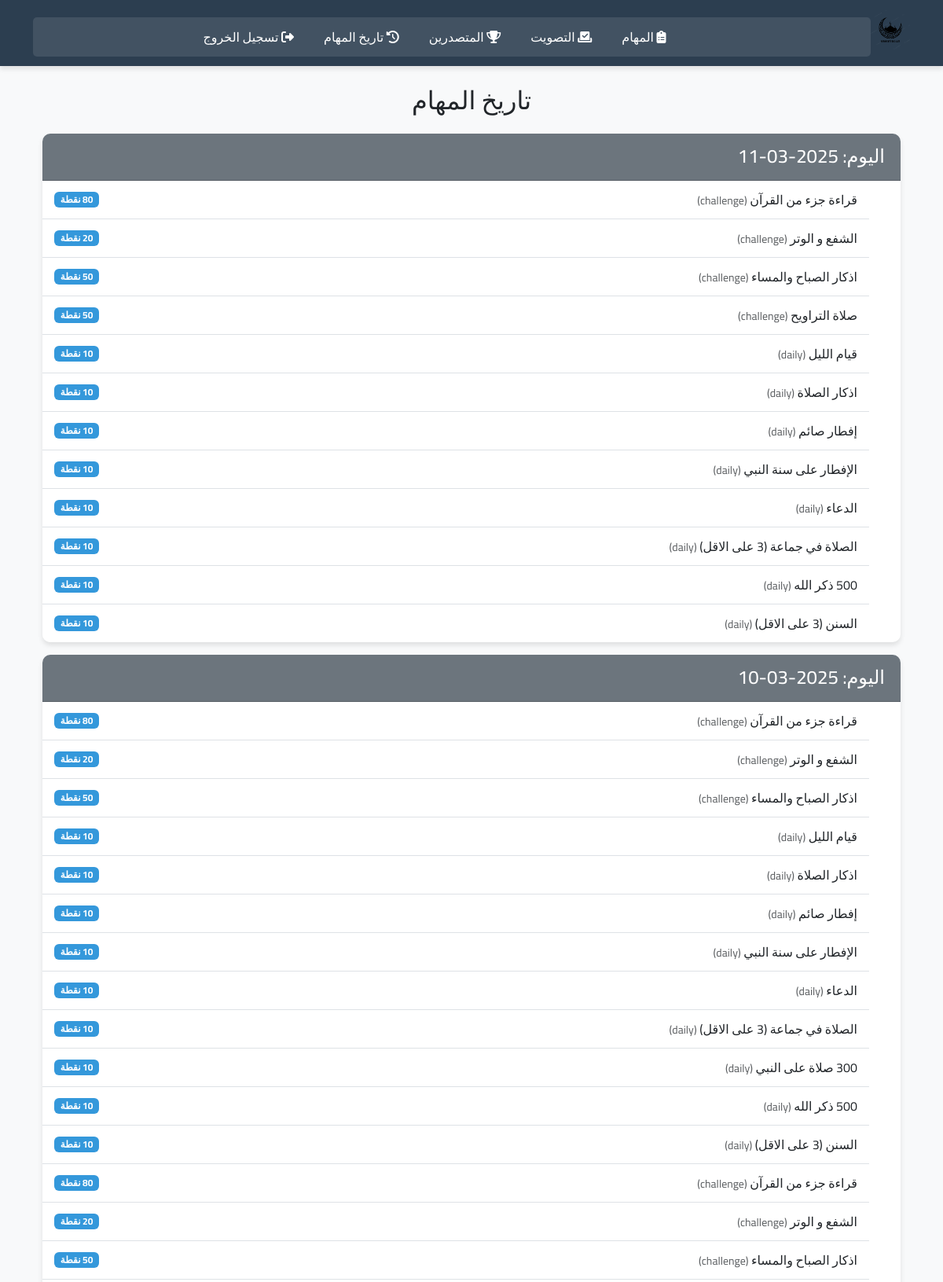
The app's page /history (signed in, upper part) with its own data.
### main.py (models this page shows)
class UserTask(db.Model):
    id = db.Column(db.Integer, primary_key=True)
    task_name = db.Column(db.String(100), nullable=False)
    vote_time = db.Column(db.DateTime, default=datetime.datetime.utcnow)
    user_id = db.Column(db.Integer, db.ForeignKey('user.id'), nullable=False)
    points = db.Column(db.Integer, nullable=False, default=10)
    task_type = db.Column(db.String(20), nullable=False, default="daily")  # "daily" or "challenge"

### main.py (the view)
    @app.route('/history')
    def history():
        if 'user_id' not in session:
            flash('Please log in first.')
            return redirect(url_for('login'))
        user = User.query.get(session['user_id'])
        if user is None:
            flash('User not found. Please log in again.')
            session.pop('user_id', None)
            return redirect(url_for('login'))
        history = {}
        for task in user.tasks:
            day = task.vote_time.strftime("%Y-%m-%d")
            history.setdefault(day, []).append(task)
        for day in history:
            history[day].sort(key=lambda t: t.vote_time, reverse=True)
        sorted_history = dict(sorted(history.items(), key=lambda item: item[0], reverse=True))
        return render_template('history.html', history=sorted_history)

### templates/history.html (shortened to what this page needs)
{% extends "base.html" %}
{% block content %}
<div class="container">
  <h2 class="mb-4 text-center">تاريخ المهام</h2>
  {% if history %}
    {% for day, tasks in history.items() %}
      <div class="card mb-3">
        <div class="card-header bg-secondary text-white">
          <h4 class="mb-0">اليوم: {{ day }}</h4>
        </div>
        <ul class="list-group list-group-flush">
          {% for task in tasks %}
            <li class="list-group-item d-flex justify-content-between align-items-center">
              <div>
                {{ task.task_name }}
                <small class="text-muted">({{ task.task_type }})</small>
              </div>
              <span class="badge bg-info">{{ task.points }} نقطة</span>
            </li>
          {% endfor %}
        </ul>
      </div>
    {% endfor %}
  {% else %}
    <p class="text-center">لا يوجد سجل مهام بعد.</p>
  {% endif %}
</div>
{% endblock %}

### static/style.css (style rules this page uses)
:root { --primary-color: #2c3e50; --secondary-color: #3498db; --success-color: #2ecc71; --warning-color: #f39c12; --danger-color: #e74c3c; --light-color: #ecf0f1; --dark-color: #34495e; --shadow: 0 4px 6px rgba(0, 0, 0, 0.1); }
body { font-family: 'Cairo', sans-serif; background-color: #f8f9fa; direction: rtl; text-align: right; }
.card { box-shadow: var(--shadow); border-radius: 10px; border: none; margin-bottom: 20px; overflow: hidden; }
.card-header { padding: 15px 20px; font-weight: bold; }
.list-group-item { border-left: none; border-right: none; border-radius: 0; padding: 12px 15px; }
.card { animation: fadeIn 0.5s ease; }
.bg-info { background-color: #3498db !important; }

### records on screen
UserTask: task_name "قراءة جزء من القرآن", task_type "challenge", points "80"
UserTask: task_name "الشفع و الوتر", task_type "challenge", points "20"
UserTask: task_name "اذكار الصباح والمساء", task_type "challenge", points "50"
UserTask: task_name "صلاة التراويح", task_type "challenge", points "50"
UserTask: task_name "قيام الليل", task_type "daily", points "10"
UserTask: task_name "اذكار الصلاة", task_type "daily", points "10"
UserTask: task_name "إفطار صائم", task_type "daily", points "10"
UserTask: task_name "الإفطار على سنة النبي", task_type "daily", points "10"
UserTask: task_name "الدعاء", task_type "daily", points "10"
UserTask: task_name "الصلاة في جماعة (3 على الاقل)", task_type "daily", points "10"
UserTask: task_name "500 ذكر الله", task_type "daily", points "10"
UserTask: task_name "السنن (3 على الاقل)", task_type "daily", points "10"
UserTask: task_name "قراءة جزء من القرآن", task_type "challenge", points "80"
UserTask: task_name "الشفع و الوتر", task_type "challenge", points "20"
UserTask: task_name "اذكار الصباح والمساء", task_type "challenge", points "50"
UserTask: task_name "قيام الليل", task_type "daily", points "10"
UserTask: task_name "اذكار الصلاة", task_type "daily", points "10"
UserTask: task_name "إفطار صائم", task_type "daily", points "10"
UserTask: task_name "الإفطار على سنة النبي", task_type "daily", points "10"
UserTask: task_name "الدعاء", task_type "daily", points "10"
UserTask: task_name "الصلاة في جماعة (3 على الاقل)", task_type "daily", points "10"
UserTask: task_name "300 صلاة على النبي", task_type "daily", points "10"
UserTask: task_name "500 ذكر الله", task_type "daily", points "10"
UserTask: task_name "السنن (3 على الاقل)", task_type "daily", points "10"
UserTask: task_name "قراءة جزء من القرآن", task_type "challenge", points "80"
UserTask: task_name "الشفع و الوتر", task_type "challenge", points "20"
UserTask: task_name "اذكار الصباح والمساء", task_type "challenge", points "50"

### other values on screen
{{ day }} "2025-03-11" "2025-03-10"
